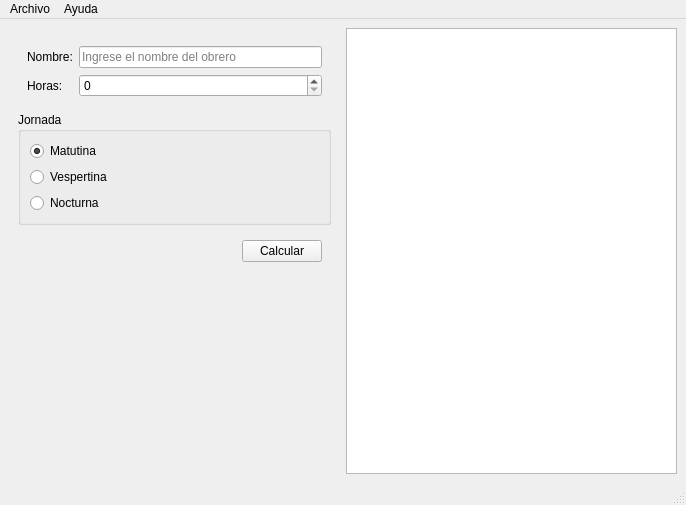
<?xml version="1.0" encoding="UTF-8"?>
<ui version="4.0">
 <class>Principal</class>
 <widget class="QMainWindow" name="Principal">
  <property name="geometry">
   <rect>
    <x>0</x>
    <y>0</y>
    <width>686</width>
    <height>505</height>
   </rect>
  </property>
  <property name="windowTitle">
   <string>Easy Salary</string>
  </property>
  <property name="windowIcon">
   <iconset resource="recursos.qrc">
    <normaloff>:/recursos/calculator.png</normaloff>:/recursos/calculator.png</iconset>
  </property>
  <widget class="QWidget" name="centralwidget">
   <layout class="QHBoxLayout" name="horizontalLayout">
    <item>
     <widget class="QWidget" name="widget_2" native="true">
      <layout class="QVBoxLayout" name="verticalLayout">
       <item>
        <widget class="QWidget" name="widget" native="true">
         <layout class="QFormLayout" name="formLayout">
          <item row="0" column="0">
           <widget class="QLabel" name="label">
            <property name="text">
             <string>Nombre:</string>
            </property>
           </widget>
          </item>
          <item row="0" column="1">
           <widget class="QLineEdit" name="inNombre">
            <property name="toolTip">
             <string>&lt;html&gt;&lt;head/&gt;&lt;body&gt;&lt;p&gt;&lt;span style=&quot; font-weight:600;&quot;&gt;Nombre &lt;/span&gt;del obrero.&lt;/p&gt;&lt;/body&gt;&lt;/html&gt;</string>
            </property>
            <property name="placeholderText">
             <string>Ingrese el nombre del obrero</string>
            </property>
           </widget>
          </item>
          <item row="1" column="0">
           <widget class="QLabel" name="label_2">
            <property name="text">
             <string>Horas:</string>
            </property>
           </widget>
          </item>
          <item row="1" column="1">
           <widget class="QSpinBox" name="inHoras">
            <property name="toolTip">
             <string>Número de horas trabajdas en la semana</string>
            </property>
            <property name="maximum">
             <number>50</number>
            </property>
           </widget>
          </item>
         </layout>
        </widget>
       </item>
       <item>
        <widget class="QGroupBox" name="groupBox">
         <property name="toolTip">
          <string>Seleccione la jornada laboral</string>
         </property>
         <property name="title">
          <string>Jornada</string>
         </property>
         <layout class="QVBoxLayout" name="verticalLayout_2">
          <item>
           <widget class="QRadioButton" name="inMatutina">
            <property name="text">
             <string>Matutina</string>
            </property>
            <property name="checked">
             <bool>true</bool>
            </property>
           </widget>
          </item>
          <item>
           <widget class="QRadioButton" name="inVespertina">
            <property name="text">
             <string>Vespertina</string>
            </property>
           </widget>
          </item>
          <item>
           <widget class="QRadioButton" name="inNocturna">
            <property name="text">
             <string>Nocturna</string>
            </property>
           </widget>
          </item>
         </layout>
        </widget>
       </item>
       <item>
        <widget class="QWidget" name="widget_4" native="true">
         <layout class="QHBoxLayout" name="horizontalLayout_2">
          <item>
           <spacer name="horizontalSpacer">
            <property name="orientation">
             <enum>Qt::Horizontal</enum>
            </property>
            <property name="sizeHint" stdset="0">
             <size>
              <width>40</width>
              <height>20</height>
             </size>
            </property>
           </spacer>
          </item>
          <item>
           <widget class="QPushButton" name="cmdCalcular">
            <property name="enabled">
             <bool>true</bool>
            </property>
            <property name="toolTip">
             <string>Calcular el salario semanal</string>
            </property>
            <property name="text">
             <string>Calcular</string>
            </property>
           </widget>
          </item>
         </layout>
        </widget>
       </item>
       <item>
        <spacer name="verticalSpacer">
         <property name="orientation">
          <enum>Qt::Vertical</enum>
         </property>
         <property name="sizeHint" stdset="0">
          <size>
           <width>20</width>
           <height>40</height>
          </size>
         </property>
        </spacer>
       </item>
      </layout>
     </widget>
    </item>
    <item>
     <widget class="QPlainTextEdit" name="outResultado">
      <property name="readOnly">
       <bool>true</bool>
      </property>
     </widget>
    </item>
   </layout>
  </widget>
  <widget class="QMenuBar" name="menubar">
   <property name="geometry">
    <rect>
     <x>0</x>
     <y>0</y>
     <width>686</width>
     <height>20</height>
    </rect>
   </property>
   <widget class="QMenu" name="menuArchivo">
    <property name="title">
     <string>Archivo</string>
    </property>
    <addaction name="mnuNuevo"/>
    <addaction name="mnuAbrir"/>
    <addaction name="mnuGuardar"/>
    <addaction name="mnuCalcular"/>
    <addaction name="mnuSalir"/>
   </widget>
   <widget class="QMenu" name="menuAyuda">
    <property name="title">
     <string>Ayuda</string>
    </property>
    <addaction name="actionAcerca_de"/>
   </widget>
   <addaction name="menuArchivo"/>
   <addaction name="menuAyuda"/>
  </widget>
  <widget class="QStatusBar" name="statusbar"/>
  <action name="mnuNuevo">
   <property name="icon">
    <iconset resource="recursos.qrc">
     <normaloff>:/recursos/new-file.png</normaloff>:/recursos/new-file.png</iconset>
   </property>
   <property name="text">
    <string>Nuevo</string>
   </property>
  </action>
  <action name="mnuAbrir">
   <property name="icon">
    <iconset resource="recursos.qrc">
     <normaloff>:/recursos/Open-icon.png</normaloff>:/recursos/Open-icon.png</iconset>
   </property>
   <property name="text">
    <string>Abrir</string>
   </property>
  </action>
  <action name="mnuGuardar">
   <property name="icon">
    <iconset resource="recursos.qrc">
     <normaloff>:/recursos/diskette.png</normaloff>:/recursos/diskette.png</iconset>
   </property>
   <property name="text">
    <string>Guardar</string>
   </property>
  </action>
  <action name="mnuCalcular">
   <property name="icon">
    <iconset resource="recursos.qrc">
     <normaloff>:/recursos/icono.png</normaloff>:/recursos/icono.png</iconset>
   </property>
   <property name="text">
    <string>Calcular</string>
   </property>
  </action>
  <action name="mnuSalir">
   <property name="icon">
    <iconset resource="recursos.qrc">
     <normaloff>:/recursos/close.png</normaloff>:/recursos/close.png</iconset>
   </property>
   <property name="text">
    <string>Salir</string>
   </property>
  </action>
  <action name="actionAcerca_de">
   <property name="icon">
    <iconset resource="recursos.qrc">
     <normaloff>:/recursos/calculator.png</normaloff>:/recursos/calculator.png</iconset>
   </property>
   <property name="text">
    <string>Acerca de</string>
   </property>
  </action>
 </widget>
 <resources>
  <include location="recursos.qrc"/>
 </resources>
 <connections/>
</ui>
